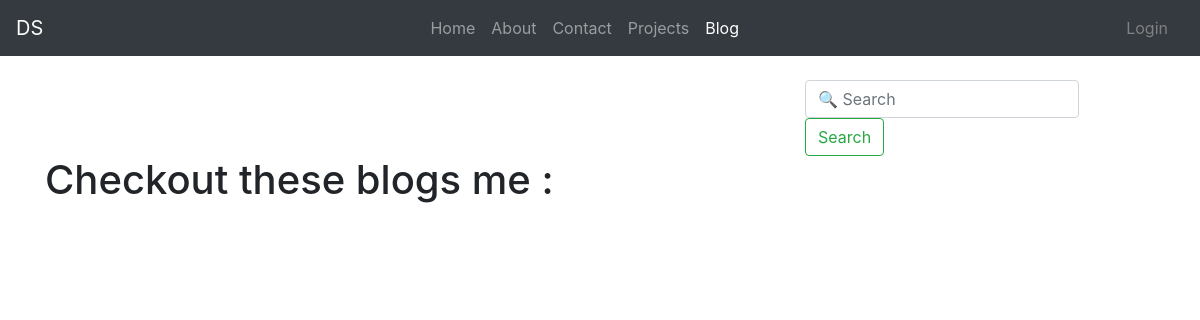
Page /blog/ on the earlier database version.
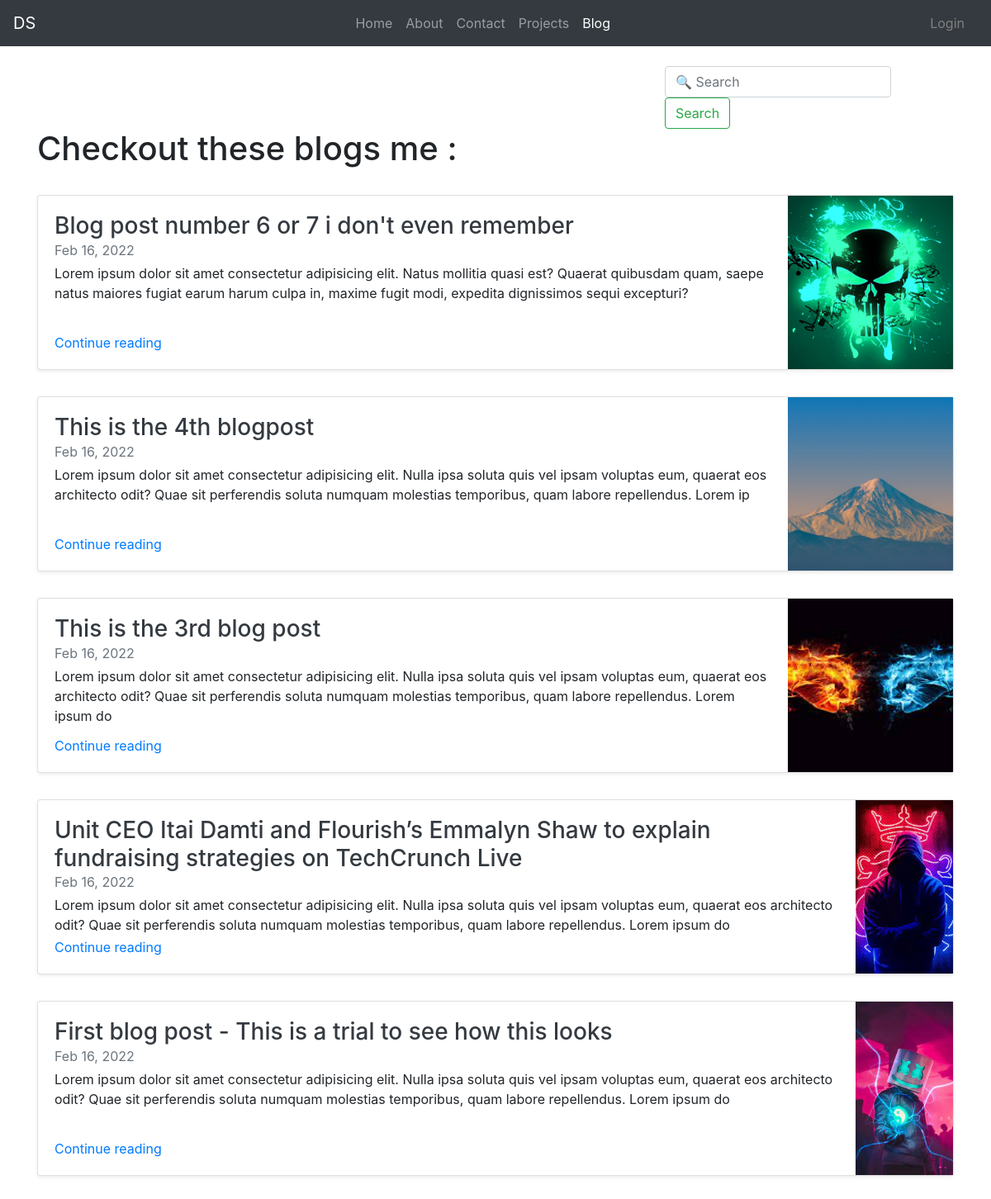
Same page on the later database version.
### blog/models.py (models this page shows, shortened)
class Post(models.Model):
    sno = models.AutoField(primary_key=True)
    title = models.CharField(max_length=254)
    desc = models.TextField()
    content = models.TextField()
    upload_date = models.DateTimeField(auto_now_add=True)
    update_date = models.DateTimeField(auto_now=True)
    views = models.BigIntegerField(default=0)
    slug = models.SlugField(
        max_length=200, editable=True, null=True, blank=True)
    thumbnail = models.ImageField(upload_to="blog/images/")

### blog/views.py (the view)
# urls.py: path('', views.blogHome, name="blogHome"),
def blogHome(request):
    send_message(request)
    allPosts = Post.objects.order_by('-upload_date')
    context = {'posts': allPosts}
    return render(request, "blog/bloghome.html", context)

### home/extra_functions/send_message.py (called while the page is built)
def send_message(request):
    if ('message' in request.session):
        message = request.session['message']
        messages.add_message(
            request, messages.INFO, message['message_text'], extra_tags=message['extra_tags'])
        del request.session['message']

### templates/blog/bloghome.html (shortened to what this page needs)
{% extends 'base.html' %}
{% block blogactive %}active{% endblock blogactive %}
{% block body %}
{% load static %}
<div class="container mt-4">
    <div class="row justify-content-end">
        <div class="col-4">
            <form class="form-inline" method="get" action="search/">
                <input class="form-control mr-sm-2" type="search" placeholder="🔍 Search" name="query" id="search" aria-label="Search">
                <button class="btn btn-outline-success my-2 my-sm-0" type="submit">Search</button>
            </form>
        </div>
    </div>
    <h1>Checkout these blogs me :</h1> <br>
    {% for post in posts %}
    <div class="row mb-2">
        <div class="col">
            <div class="card flex-md-row mb-4 shadow-sm h-md-250" href="#" >
                <div class="card-body d-flex flex-column align-items-start">
                <h3 class="mb-0">
                    <a class="text-dark" href="{{post.slug}}"> {{ post.title }} </a>
                </h3>
                <div class="mb-1 text-muted"> {{ post.upload_date|date:"M d, Y"}} </div>
                <p class="card-text mb-auto"> {{ post.desc|slice:":230"}} </p>
                <a href="{{post.slug}}">Continue reading</a>
                </div>
                <img src="/media/{{ post.thumbnail }}" class="bd-placeholder-img card-img-right flex-auto d-none d-lg-block" width="200" height="210" style="object-fit: cover; object-position: center;"
                aria-label="Placeholder: Thumbnail"/>
            </div>
        </div>
    </div>
    {% endfor %}
</div>
{% endblock body %}

Differences in the rows shown:
added Post: title "Blog post number 6 or 7 i don't even remember", upload_date "Feb 16, 2022", desc "Lorem ipsum dolor sit amet consectetur adipisicing elit. Natus mollitia quasi est? Quaerat quibusdam quam, saepe natus maiores fugiat earum harum culpa in, maxime fugit modi, expedita dignissimos sequi excepturi?", thumbnail (picture)
added Post: title "This is the 4th blogpost", upload_date "Feb 16, 2022", desc "Lorem ipsum dolor sit amet consectetur adipisicing elit. Nulla ipsa soluta quis vel ipsam voluptas eum, quaerat eos architecto odit? Quae sit perferendis soluta numquam molestias temporibus, quam labore repellendus. Lorem ip", thumbnail (picture)
added Post: title "This is the 3rd blog post", upload_date "Feb 16, 2022", desc "Lorem ipsum dolor sit amet consectetur adipisicing elit. Nulla ipsa soluta quis vel ipsam voluptas eum, quaerat eos architecto odit? Quae sit perferendis soluta numquam molestias temporibus, quam labore repellendus. Lorem ipsum do", thumbnail (picture)
added Post: title "Unit CEO Itai Damti and Flourish’s Emmalyn Shaw to explain fundraising strategies on TechCrunch Live", upload_date "Feb 16, 2022", desc "Lorem ipsum dolor sit amet consectetur adipisicing elit. Nulla ipsa soluta quis vel ipsam voluptas eum, quaerat eos architecto odit? Quae sit perferendis soluta numquam molestias temporibus, quam labore repellendus. Lorem ipsum do", thumbnail (picture)
added Post: title "First blog post - This is a trial to see how this looks", upload_date "Feb 16, 2022", desc "Lorem ipsum dolor sit amet consectetur adipisicing elit. Nulla ipsa soluta quis vel ipsam voluptas eum, quaerat eos architecto odit? Quae sit perferendis soluta numquam molestias temporibus, quam labore repellendus. Lorem ipsum do", thumbnail (picture)
